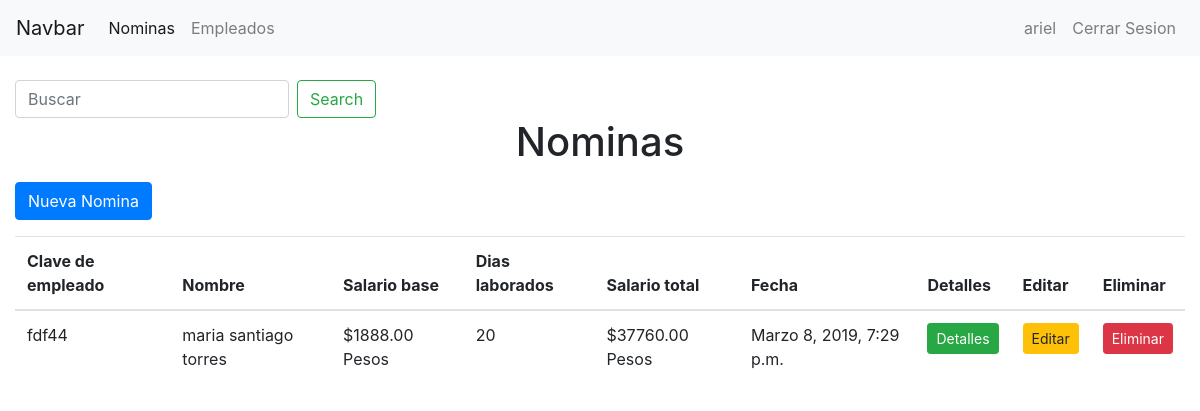
/nomina/ (signed in), run on the app's committed database.
### empleados/models.py (models this page shows, shortened)
class Nomina(models.Model):
	empleado = models.ForeignKey('Empleado', on_delete=models.CASCADE)
	salario_base = models.DecimalField(max_digits=10, decimal_places=2, default=0)
	dias_laborados = models.IntegerField(default=0)
	salario_total = models.DecimalField(max_digits=10, decimal_places=2, default=0)
	fecha = models.DateTimeField(default=timezone.now)
	@property
	def Nombre_completo(self):
		return '{} {} {}'.format(self.empleado.nombre, self.empleado.primer_apellido, self.empleado.segundo_apellido)
	@property
	def clave_emp(self):
		return self.empleado.clave_empleado

class Empleado(models.Model):
	areas = (
		('Administracion', 'Administracion'),
		('Aduanas', 'Aduanas'),
		('Negocios', 'Negocios'),
		('Mercadotecnia', 'Mercadotecnia'),
		('Relaciones Publicas', 'Relaciones Publicas'),
		('Mantenimiento', 'Mantenimiento'),
		('Ingenieria', 'Ingenieria'),
		('Diseño', 'Diseño'),
		)
	puestos = (
		('Documentador','Documentador'),
		('Import-Export','Import-Export'),
		('Vendedor','Vendedor'),
		('Social Manager','Social Manager'),
		('RP','RP'),
		('Control de Higiene','Control de Higiene'),
		('Produccion','Produccion'),
		('Imagen Corporativa', 'Imagen Corporativa'),
		)
	clave_empleado = models.CharField(max_length=50)
	nombre = models.CharField(max_length=200)
	primer_apellido = models.CharField(max_length=200)
	segundo_apellido = models.CharField(max_length=200)
	edad = models.IntegerField()
	area = models.CharField(max_length=100, choices=areas, default='Administracion')
	puesto = models.CharField(max_length=100, choices=puestos, default='Documentador')
	fecha_registro = models.DateTimeField(default=timezone.now)

### empleados/views.py (the view)
# urls.py: path('nomina/', NominaListView.as_view(), name='index'),
class NominaListView(LoginRequiredMixin, ListView):
	model = Nomina
	template_name = 'empleados/index.html'
	context_object_name = 'items'
	ordering = ['-fecha']
	paginate_by = 2

### empleados/templates/empleados/index.html (shortened to what this page needs)
{% extends "empleados/base.html" %}
{% block content %}
<h1 class="text-center">Nominas</h1>
<a class="btn btn-primary mt-2" href="{% url 'nomina-crear' %}">Nueva Nomina</a>
<table class="table mt-3">
  <thead>
    <tr>
      <th scope="col">Clave de empleado</th>
      <th scope="col">Nombre</th>
      <th scope="col">Salario base</th>
      <th scope="col">Dias laborados</th>
      <th scope="col">Salario total</th>
      <th scope="col">Fecha</th>
      <th scope="col">Detalles</th>
      <th scope="col">Editar</th>
      <th scope="col">Eliminar</th>
    </tr>
  </thead>
  <tbody>
  	{% for item in items %}
    <tr>
      <td>{{ item.clave_emp }}</td>
      <td>{{ item.Nombre_completo }}</td>
      <td>${{ item.salario_base }} Pesos</td>
      <td>{{ item.dias_laborados }}</td>
      <td>${{ item.salario_total }} Pesos</td>
      <td>{{ item.fecha }}</td>
      <td><a class="btn btn-sm btn-success" href="{% url 'nomina-detalles' item.id %}">Detalles</a></td>
      <td><a class="btn btn-sm btn-warning" href="{% url 'nomina-editar' item.id %}">Editar</a></td>
      <td><a class="btn btn-sm btn-danger" href="{% url 'nomina-eliminar' item.id %}">Eliminar</a></td>
    </tr>
    {% endfor %}
  </tbody>
</table>
{% endblock %}

### empleados/templates/empleados/base.html (shortened to what this page needs)
<!doctype html>
<html lang="en">
<head>
  <link rel="stylesheet" href="https://stackpath.bootstrapcdn.com/bootstrap/4.3.1/css/bootstrap.min.css">
</head>
<body>
 <nav class="navbar navbar-expand-lg navbar-light bg-light">
  <a class="navbar-brand" href="#">Navbar</a>
  <div class="collapse navbar-collapse" id="navbarSupportedContent">
   {% if user.is_authenticated %}
   <ul class="navbar-nav mr-auto">
    <li class="nav-item active">
      <a class="nav-link" href="{% url 'index' %}">Nominas</a>
    </li>
    <li class="nav-item">
      <a class="nav-link" href="{% url 'index-empleados' %}">Empleados</a>
    </li>
  </ul>
  {% endif %}
  <ul class="navbar-nav  ml-auto">
    {% if user.is_authenticated %}
     <li class="nav-item">
    <a class="nav-link" href="">{{user}}</a>
     </li>
    <li class="nav-item">
      <a class="nav-link" href="{% url 'logout' %}">Cerrar Sesion</a>
    </li>
    {% else %}
    <li class="nav-item ">
      <a class="nav-link" href="{% url 'login' %}">Iniciar Sesion</a>
    </li>
    {% endif %}
  </ul>
</div>
</nav>
<div class="container-fluid mt-4">
  {% if user.is_authenticated %}
  <form class="form-inline my-2 my-lg-0" method="GET" action="{% url 'search' %}">
    <input class="form-control mr-sm-2" type="search" placeholder="Buscar" aria-label="Search" value="{{ request.GET.q }}" name="q">
    <button class="btn btn-outline-success my-2 my-sm-0" type="submit">Search</button>
  </form>
  {% endif %}
  {% block content %}
  {% endblock %}
</div>
</body>
</html>

### data on the page
Nomina: clave_emp "fdf44", Nombre_completo "maria santiago torres", salario_base "1888.00", dias_laborados "20", salario_total "37760.00", fecha "Marzo 8, 2019, 7:29 p.m."

### other printed values
{{ user }} "ariel"
